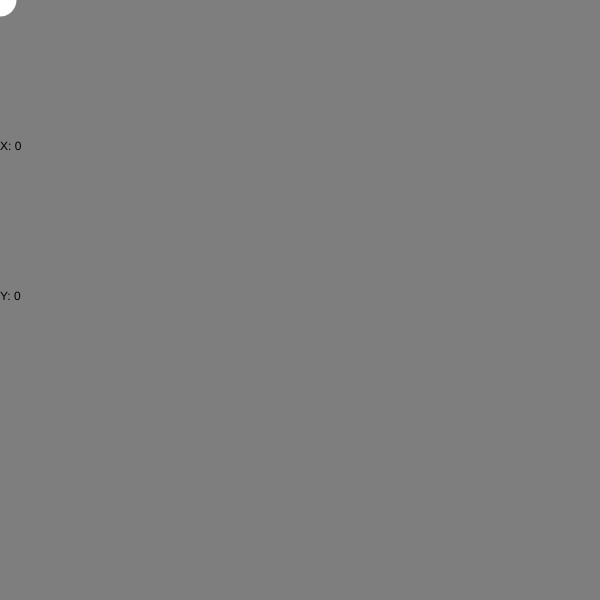
Frame 1 (no input)
Frame 60 (no input): identical to frame 1, image omitted
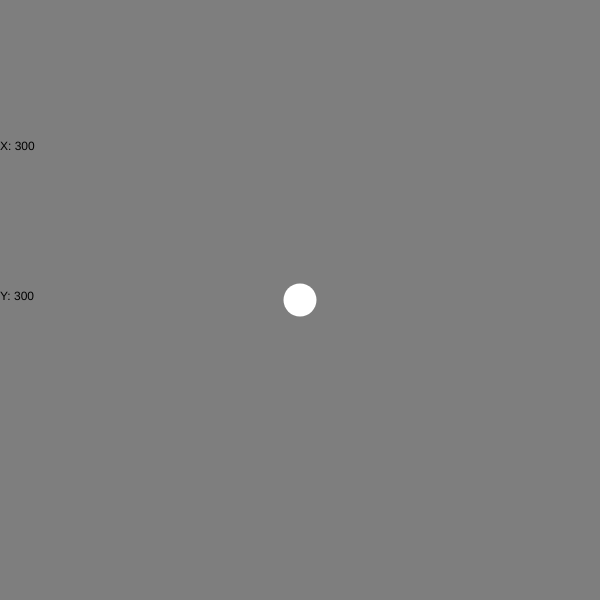
Frame 120 (the mouse pressed at the canvas centre since frame 60)

The p5.js sketch that drew these frames (run headless with seeded random() and noise() and a simulated clock; from frame 60 on, the mouse is pressed at the canvas centre):

// p5.js sketch
// ── sketch.js
function setup() {
  createCanvas(600, 600);
  noStroke();
}
function draw() {
  background(126);
  ellipse(mouseX, mouseY, 33, 33);
  frameRate(144);
  text("X: "+mouseX, 0, height/4);
  text("Y: "+mouseY, 0, height/2);
}
